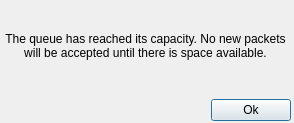
<?xml version="1.0" encoding="UTF-8"?>
<ui version="4.0">
 <class>QueueErrorMessage</class>
 <widget class="QDialog" name="QueueErrorMessage">
  <property name="geometry">
   <rect>
    <x>0</x>
    <y>0</y>
    <width>294</width>
    <height>123</height>
   </rect>
  </property>
  <property name="windowTitle">
   <string>Queue Error Message</string>
  </property>
  <widget class="QWidget" name="verticalLayoutWidget">
   <property name="geometry">
    <rect>
     <x>0</x>
     <y>0</y>
     <width>291</width>
     <height>121</height>
    </rect>
   </property>
   <layout class="QVBoxLayout" name="verticalLayout">
    <item>
     <spacer name="verticalSpacer_2">
      <property name="orientation">
       <enum>Qt::Vertical</enum>
      </property>
      <property name="sizeHint" stdset="0">
       <size>
        <width>20</width>
        <height>40</height>
       </size>
      </property>
     </spacer>
    </item>
    <item>
     <widget class="QLabel" name="label">
      <property name="text">
       <string>The queue has reached its capacity. No new packets will be accepted until there is space available.</string>
      </property>
      <property name="alignment">
       <set>Qt::AlignCenter</set>
      </property>
      <property name="wordWrap">
       <bool>true</bool>
      </property>
     </widget>
    </item>
    <item>
     <spacer name="verticalSpacer">
      <property name="orientation">
       <enum>Qt::Vertical</enum>
      </property>
      <property name="sizeHint" stdset="0">
       <size>
        <width>20</width>
        <height>40</height>
       </size>
      </property>
     </spacer>
    </item>
    <item>
     <layout class="QHBoxLayout" name="horizontalLayout">
      <item>
       <spacer name="horizontalSpacer">
        <property name="orientation">
         <enum>Qt::Horizontal</enum>
        </property>
        <property name="sizeHint" stdset="0">
         <size>
          <width>40</width>
          <height>20</height>
         </size>
        </property>
       </spacer>
      </item>
      <item>
       <widget class="QPushButton" name="pushButton">
        <property name="text">
         <string>Ok</string>
        </property>
       </widget>
      </item>
     </layout>
    </item>
   </layout>
  </widget>
 </widget>
 <resources/>
 <connections/>
</ui>
